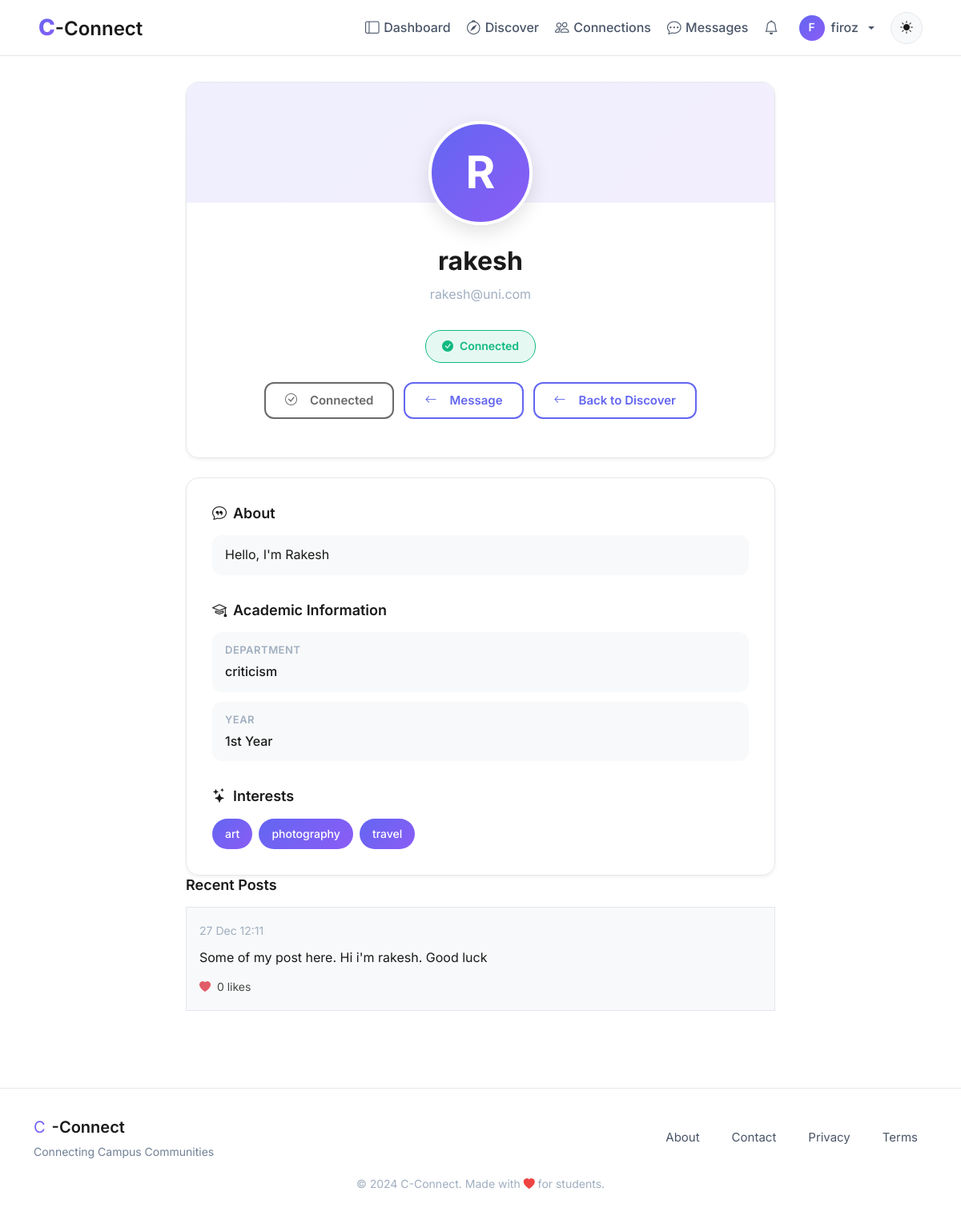
The page /user/21 (signed in) on the database its author committed.
### models.py (models this page shows, shortened)
class User(UserMixin, db.Model):
    id = db.Column(db.Integer, primary_key=True, autoincrement=True)  # Unique identifier
    username = db.Column(db.String(100), nullable=False)  # Name of the user (later can add this unique if needed)
    email = db.Column(db.String(120), nullable=False, unique=True)  # Email of the user
    password = db.Column(db.String(200), nullable=False)  # Passwords not hashed yet (done in setup_db.py)
    created_at = db.Column(db.DateTime, default=db.func.now())  # Timestamp of account creation
    last_login = db.Column(db.DateTime, nullable=True)  # Timestamp of last login
    pass

class Profile(db.Model):
    id = db.Column(db.Integer, primary_key=True, autoincrement=True)  # Unique identifier
    user_id = db.Column(db.Integer, db.ForeignKey('user.id'), nullable=False,unique=True)  # Foreign key to User
    bio = db.Column(db.Text, nullable=True)
    profile_picture = db.Column(db.String(225), nullable=True)  # URL to profile
    department = db.Column(db.String(100), nullable=True)
    year=db.Column(db.String(20),nullable=True)
    interests=db.Column(db.JSON,nullable=True,default=list) #or db.String(500), can be comma separated values or db.Text
    location = db.Column(db.String(150), nullable=True)
    visibility = db.Column(db.String(50), default='public')  # public, private, connections-only
    updated_at = db.Column(db.DateTime, default=db.func.now(), onupdate=db.func.now())
    user = db.relationship('User', backref=db.backref('profile', uselist=False)) #here changed 'profiles' to 'profile'

class Post(db.Model):
    __tablename__ = "posts"
    id = db.Column(db.Integer, primary_key=True)
    user_id = db.Column(db.Integer, db.ForeignKey("user.id"), nullable=False)
    content = db.Column(db.Text, nullable=False)
    created_at = db.Column(db.DateTime, default=db.func.now(), index=True)
    user = db.relationship("User", backref="posts", lazy=True)
    likes = db.relationship(
        "PostLike",
        backref="post",
        cascade="all, delete-orphan",
        lazy="select"
    )

### blueprints/main/routes.py (the view)
@main.route("/user/<int:user_id>")
@login_required
def view_user_profile(user_id):
    if user_id <= 0 or user_id == current_user.id:
        return redirect(url_for("auth.profile"))
    user = User.query.get_or_404(user_id)
    profile = user.profile
    conn = Connection.query.filter(
        ((Connection.user_id == current_user.id) & (Connection.target_user_id == user_id)) |
        ((Connection.user_id == user_id) & (Connection.target_user_id == current_user.id))
    ).first()
    posts = (
        Post.query
        .filter_by(user_id=user.id)
        .order_by(Post.created_at.desc())
        .limit(10)
        .all()
    )
    if current_user.id != user.id:
        try:
            last_visit = (
                ProfileVisit.query
                .filter_by(viewer_id=current_user.id, viewed_id=user.id)
                .order_by(ProfileVisit.timestamp.desc())
                .first()
            )
            if not last_visit or (datetime.now(timezone.utc) - last_visit.timestamp).total_seconds() > 1800: #30 minutes
                v = ProfileVisit(viewer_id=current_user.id, viewed_id=user.id)
                db.session.add(v)
                db.session.commit()
        except:
            db.session.rollback()
    return render_template(
        "main/user_profile.html",
        user=user,
        profile=profile,
        conn=conn,
        posts=posts
    )

### blueprints/main/templates/main/user_profile.html (shortened to what this page needs)
{% extends "base.html" %}
{% block body %}
<div class="profile-container">
    <div class="container">
        <div class="row justify-content-center">
            <div class="col-lg-8">
                <div class="profile-header-card glass-card animate-on-scroll">
                        <div class="profile-avatar user-avatar profile-avatar-large">
    <span class="avatar-fallback" style="display: none;">
        {{ user.username[0].upper() }}
    </span>
    </div>
                    <h1 class="profile-name">{{ user.username }}</h1>
                    <p class="profile-email">{{ user.email }}</p>
                    {% if conn %}
                        {% if conn.status == 'accepted' %}
                            <div class="connection-status status-connected">
                                <i class="bi bi-check-circle-fill"></i>
                                Connected
                            </div>
                        {% endif %}
                    {% endif %}
                    <div class="action-buttons">
                        {% if conn is none %}
                            <form method="POST" action="{{ url_for('connections.connections_send', target_id=user.id) }}">
                                <input type="hidden" name="csrf_token" value="{{ csrf_token() }}">
                                <button class="btn btn-primary-custom">
                                    <i class="bi bi-person-plus me-2"></i>Send Connection Request
                                </button>
                            </form>
                        {% elif conn.status == 'pending' and conn.user_id == current_user.id %}
                            <button class="btn btn-outline-custom" disabled>
                                <i class="bi bi-clock me-2"></i>Request Pending
                            </button>
                        {% elif conn.status == 'accepted' %}
                            <button class="btn btn-outline-custom" disabled>
                                <i class="bi bi-check-circle me-2"></i>Connected
                            </button>
                            <a href="{{ url_for('messages.chat', user_id=user.id) }}" class="btn btn-outline-custom">
                                <i class="bi bi-arrow-left me-2"></i>Message
                            </a>
                        {% endif %}
                        <a href="{{ url_for('main.search_page') }}" class="btn btn-outline-custom">
                            <i class="bi bi-arrow-left me-2"></i>Back to Discover
                        </a>
                    </div>
                </div>
                <div class="profile-info-card glass-card animate-on-scroll mt-4">
                    {% if profile and profile.bio %}
                    <div class="info-section">
                        <h2 class="info-title">
                            <i class="bi bi-chat-quote"></i>
                            About
                        </h2>
                        <div class="info-item">
                            <p style="margin: 0; line-height: 1.6; color: var(--text-primary);">
                                {{ profile.bio }}
                            </p>
                        </div>
                    </div>
                    {% endif %}
                    {% if profile and (profile.department or profile.year or profile.location) %}
                    <div class="info-section">
                        <h2 class="info-title">
                            <i class="bi bi-mortarboard"></i>
                            Academic Information
                        </h2>
                        {% if profile.department %}
                        <div class="info-item">
                            <div class="info-label">Department</div>
                            <div class="info-value">{{ profile.department }}</div>
                        </div>
                        {% endif %}
                        {% if profile.year %}
                        <div class="info-item">
                            <div class="info-label">Year</div>
                            <div class="info-value">{{ profile.year }}</div>
                        </div>
                        {% endif %}
                    </div>
                    {% endif %}
                    {% if profile and profile.interests %}
                    <div class="info-section">
                        <h2 class="info-title">
                            <i class="bi bi-stars"></i>
                            Interests
                        </h2>
                        <div class="interests-list">
                            {% for interest in profile.interests %}
                                <span class="interest-badge">{{ interest }}</span>
                            {% endfor %}
                        </div>
                    </div>
                    {% endif %}
                </div>
                {% if posts %}
                <div class="info-section">
                    <h2 class="info-title">
                        Recent Posts
                    </h2>
                    <div class="posts-list">
                        {% for post in posts %}
                        <div class="post-item">
                            <div class="post-meta">
                                <small class="text-muted">{{ post.created_at.strftime("%d %b %H:%M") }}</small>
                            </div>
                            <p class="post-content">{{ post.content }}</p>
                            <div class="post-footer">
                                <small>
                                    <i style="color: #dc3545;" class="bi bi-heart-fill me-1"></i>
                                    {{ post.likes|length }} likes
                                </small>
                            </div>
                        </div>
                        {% endfor %}
                    </div>
                </div>
                {% else %}
                <div class="empty-info">
                    <i class="bi bi-rss me-2"></i>
                    No posts yet
                </div>
                {% endif %}
            </div>
        </div>
    </div>
</div>
{% endblock %}

### templates/base.html (shortened to what this page needs)
<!DOCTYPE html>
<html lang="en">
<head>
    <link rel="stylesheet" href="https://cdn.jsdelivr.net/npm/bootstrap-icons@1.11.1/font/bootstrap-icons.css">
    <link href="https://cdn.jsdelivr.net/npm/bootstrap@5.3.2/dist/css/bootstrap.min.css" rel="stylesheet">
    <link rel="stylesheet" href="{{ url_for('static', filename='css/global.css') }}">
</head>
<body>
    <nav class="navbar navbar-expand-lg navbar-glass fixed-top">
        <div class="container-fluid px-lg-5 px-3">
            <a class="navbar-brand" href="{{ url_for('main.home') }}">
                <span class="brand-c">C</span><span class="brand-connect">-Connect</span>
            </a>
            <div class="collapse navbar-collapse" id="navbarNav">
                <ul class="navbar-nav ms-auto align-items-lg-center gap-1">
                    {% if current_user.is_authenticated %}
                        <li class="nav-item">
                            <a class="nav-link" href="{{ url_for('main.dashboard') }}">
                                <i class="bi bi-layout-sidebar"></i>Dashboard
                            </a>
                        </li>
                        <li class="nav-item">
                            <a class="nav-link" href="{{ url_for('main.search_page') }}">
                                <i class="bi bi-compass"></i>Discover
                            </a>
                        </li>
                        <li class="nav-item">
                            <a class="nav-link" href="{{ url_for('connections.connections_home') }}">
                                <i class="bi bi-people"></i>Connections
                            </a>
                        </li>
                        <li class="nav-item">
                            <a class="nav-link" href="{{ url_for('messages.inbox') }}">
                                <i class="bi bi-chat-dots"></i>Messages
                            </a>
                        </li>
                        <li class="nav-item position-relative">
                            <a class="nav-link" href="{{ url_for('notifications.notifications_list') }}">
                                <i class="bi bi-bell"></i>
                                {% set unread = current_user.notifications | selectattr("is_read", "equalto", False) | list %}
                            </a>
                        </li>
                        <li class="nav-item dropdown">
                            <a class="nav-link dropdown-toggle d-flex align-items-center gap-2" href="#" role="button" data-bs-toggle="dropdown">
                                <div style="width: 32px; height: 32px; border-radius: 50%; background: linear-gradient(135deg, var(--primary-color), var(--accent-color)); display: flex; align-items: center; justify-content: center; color: white; font-weight: 600; font-size: 0.875rem;">
                                    {{ current_user.username[0].upper() }}
                                </div>
                                <span class="d-none d-lg-inline">{{ current_user.username }}</span>
                            </a>
                        </li>
                    {% endif %}
                    <li class="nav-item ms-lg-2">
                        <button class="btn-theme-toggle" id="themeToggle" aria-label="Toggle theme">
                            <i class="bi bi-sun-fill" id="themeIcon"></i>
                        </button>
                    </li>
                </ul>
            </div>
        </div>
    </nav>
    <main class="main-content">
        {% block body %}{% endblock %}
    </main>
    <footer class="footer-glass">
        <div class="container">
            <div class="row align-items-center">
                <div class="col-md-6 text-center text-md-start mb-3 mb-md-0">
                    <div class="d-flex align-items-center justify-content-center justify-content-md-start gap-2">
                        <span class="brand-c" style="font-size: 1.25rem;">C</span>
                        <span class="brand-connect" style="font-size: 1.25rem;">-Connect</span>
                    </div>
                    <p class="footer-tagline mb-0">Connecting Campus Communities</p>
                </div>
                <div class="col-md-6">
                    <div class="d-flex justify-content-center justify-content-md-end gap-3 flex-wrap">
                        <a href="{{ url_for('main.about') }}" class="footer-link">About</a>
                        <a href="{{ url_for('main.contact') }}" class="footer-link">Contact</a>
                        <a href="#" class="footer-link">Privacy</a>
                        <a href="#" class="footer-link">Terms</a>
                    </div>
                </div>
            </div>
            <div class="row mt-3">
                <div class="col text-center">
                    <small class="text-muted">
                        &copy; 2024 C-Connect. Made with <i class="bi bi-heart-fill" style="color: var(--danger-color);"></i> for students.
                    </small>
                </div>
            </div>
        </div>
    </footer>
</body>
</html>

### rows shown on the page
User: username "F", username "firoz"
User: username "R", username "rakesh", email "rakesh@uni.com"
Profile: bio "Hello, I'm Rakesh", department "criticism", year "1st Year"
Post: created_at "27 Dec 12:11", content "Some of my post here. Hi i'm rakesh. Good luck", likes|length "0"

### other values the page prints
{{ interest }} "art" "photography" "travel"
